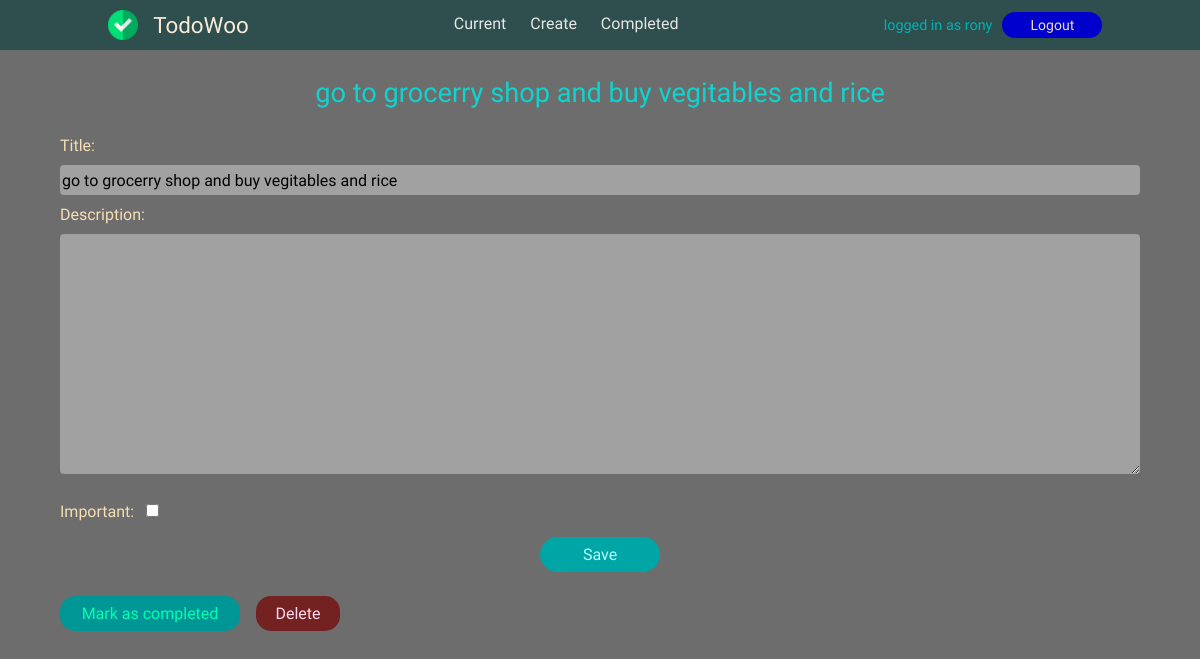
/todo/10 (signed in), run on an earlier commit of the app's database.
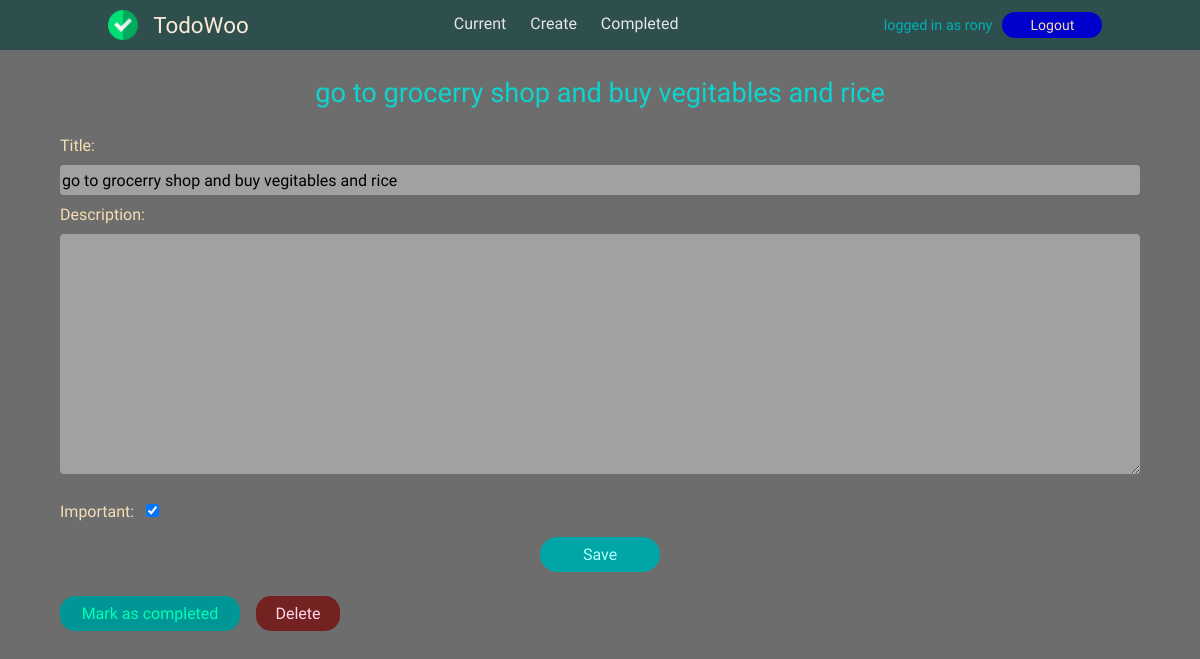
And on a later commit of the database.
### todo/models.py (models this page shows, shortened)
class Todo(models.Model):
    title = models.CharField(max_length=150)
    description = models.TextField(blank=True)
    important = models.BooleanField()
    date_created = models.DateTimeField(auto_now_add=True)
    date_completed = models.DateTimeField(blank=True, null=True)
    author = models.ForeignKey(User, on_delete=models.CASCADE)

### todo/views.py (the view, shortened to what this page needs)
# urls.py: path('todo/<int:pk>', views.viewtodo, name="viewtodo"),
@login_required
def viewtodo(request, pk):
    todo = get_object_or_404(Todo, pk=pk, author=request.user)
    if request.method == 'GET':
        return render(request, 'todo/viewtodo.html', {'form': Todoform(instance=todo), 'pk': pk, 'todo': todo})

### todo/forms.py
class Todoform(ModelForm):
    class Meta:
        model = Todo
        fields = ['title', 'description', 'important']

### todo/templates/todo/viewtodo.html
{% extends 'todo/base.html' %}
{% block content %}
<div>
    <h3>{{ todo.title }}</h3>
    <form method="POST" action="{% url 'viewtodo' pk %}">{% csrf_token %}
        {{ form.as_p }}
        <input class="savebutton" type="submit" value="Save">
    </form>
    <form method="POST" action="{% url 'completodo' pk %}" style="display: inline;">{% csrf_token %}
        <input class="sidebutton completebutton" type="submit" value="Mark as completed">
    </form>
    <form method="POST" action="{% url 'deletetodo' pk %}" style="display: inline;">{% csrf_token %}
        <input class="sidebutton deletebutton" type="submit" value="Delete">
    </form>
</div>
{% endblock content %}

### todo/templates/todo/base.html
<!DOCTYPE html>
<html>
    <head>
        {% load static %}
        <link rel="stylesheet" href="{% static 'todo/navbar.css' %}">
        <link rel="stylesheet" href="{% static 'todo/content.css' %}">
    </head>
    <body>
        <header>
            <nav>
                <div class="logotitle">
                    <img src="{% static 'todo/check.png' %}" width="50" class="logo">
                    <a href="/"><span class="sitetitle">TodoWoo</span></a>
                </div>
                <ul class="navitems">
                    {% if user.is_authenticated %}
                    <li><a class="navlink" href="{% url 'currentodo' %}">Current</a></li>
                    <li><a class="navlink" href="{% url 'createtodo' %}">Create</a></li>
                    <li><a class="navlink" href="{% url 'completedtodos' %}">Completed</a></li>
                    {% endif %}
                </ul>
                <div class="user">
                    {% if user.is_authenticated %}
                    <span>logged in as {{ user.username }}</span>
                    <form action="{% url 'logoutuser' %}" method="POST">{% csrf_token %}
                        <input class="user_buttun" type="submit" value="Logout">
                    </form>
                    {% else %}
                    <button class="user_buttun"><a href="{% url 'signupuser' %}">SignUp</a></button>
                    <button class="user_buttun"><a href="{% url 'loginuser' %}">Log in</a></button>
                    {% endif %}
                </div>
            </nav>
        </header>
        {% block content %}{% endblock content %}
    </body>
</html>

### todo/static/todo/navbar.css (style rules this page uses)
* { font-family: 'Ubuntu', sans-serif;; font-size: 16px; margin: 0; box-sizing: border-box; }
body { background-color: rgb(109, 109, 109); overflow-x: hidden; }
ul.navitems { padding: 12px 0px; }
ul.navitems li { font-size: 18px; display: inline-block; padding: 0px 10px; }
nav { background-color: darkslategrey; display: flex; justify-content: space-around; }
div.logotitle .logo { padding: 10px; display: inline-block; }
.user_buttun { color: wheat; background-color: mediumblue; border-radius: 20px; border: 0px; margin: 10px 0px; padding: 5px; width: 100px; font-size: 14px; transition: 0.2s, box-shadow 0.1s; }
a:link, a:visited { text-decoration: none; color: rgb(230, 231, 229); }
span.sitetitle { color: antiquewhite; padding: 0; font-size: 1.4em; padding-left: 0.25em; }
div.logotitle { display: grid; grid-template-columns: auto auto; align-items: center; }
div.user { display: grid; grid-template-columns: auto auto; align-items: center; grid-gap: 0px 10px; }
div.user span { font-weight: 100; color: rgb(0, 177, 177); font-size: 0.9em; }

### todo/static/todo/content.css (style rules this page uses)
input[name="title"], textarea { min-width: 90%; max-width: 90%; border: 0; border-radius: 4px; margin: 10px 5%; background-color: rgb(161, 161, 161); min-height: 30px; }
textarea { height: 15em; }
input[type="checkbox"] { display: inline-block; margin: 1em 0.5em 0; }
label { margin-left: 5%; color: wheat; }
form .savebutton { display: inline-block; box-sizing: border-box; border: 0px; min-width: 10%; margin: 1em 45%; padding: 0.5em 1em; background-color: rgb(0, 165, 165); color: rgb(179, 255, 255); border-radius: 20px; transition: 0.5s; cursor: pointer; }
h3 { text-align: center; color: rgb(13, 212, 206); font-size: 1.7em; font-weight: 100; margin: 1em 0 1em; }
.sidebutton { display: inline; box-sizing: border-box; border: 0px; width: 10%; margin: 1em 5%; padding: 0.5em 1em; background-color: rgb(0, 165, 165); color: rgb(179, 255, 255); border-radius: 15px; transition: 0.5s; float: left; cursor: pointer; }
.completebutton { width: 15%; margin: 0.5em 1em 1em 5%; color: rgb(0, 255, 179); background-color: rgb(0, 150, 150); }
.deletebutton { margin: 0.5em 0px; width: 7%; color: rgb(255, 217, 236); background-color: rgb(116, 33, 33); }

What changed in the data, as far as the page shows it:
changed Todo "go to grocerry shop and buy vegitables and rice": important "☐" → "☑"
